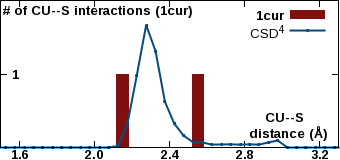

The script that saved this image:
set encoding iso_8859_1
set terminal pngcairo transparent enhanced size 340, 160 font "Arial Bold,10"
set output "/var/www/html/csgid/app/webroot/neighborhood_temp/1cur/CU--S.png"
set lmargin at screen 0.00
set bmargin at screen 0.08
set rmargin at screen 0.995
set tmargin at screen 1.00
set xrange [1.5:3.3]
set format x "%3.1f"
set xtics 1.6,0.4,3.2
set xtics offset 0,graph 0.065
set yrange [0:2022]
unset ytics
set y2range [0:2]
set y2tics 1,1,1
set y2tics offset -49,graph 0.00
set y2tics mirror
set view 80,45
set key top right
set boxwidth 0.06
set style fill solid 1.0
set xlabel "CU--S \n distance (\305)" offset 17,4.4
set y2label "# of CU--S interactions (1cur)" offset -40,4 rotate by 0
plot "-" using ($1+0.05):2 with boxes lc rgb "#801010" axis x1y2 title "1cur", \
     "/var/www/html/csgid/app/webroot/neighborhood_temp/csd_metal_distances/CU--S.csv" using ($1+0.025):2 with linespoints linewidth 2 pointtype 7 pointsize 0.2 lc rgb "#074a7e" title "CSD^{4}" axis x1y1
2.1	1
2.5	1
e
